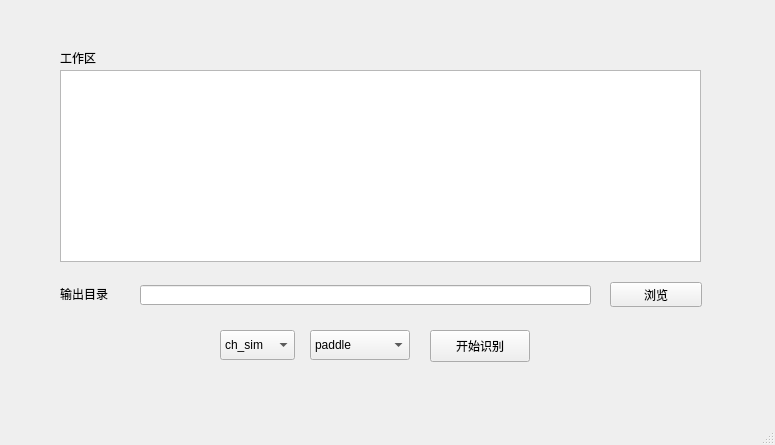
<?xml version="1.0" encoding="UTF-8"?>
<ui version="4.0">
 <class>pdf_ocr</class>
 <widget class="QMainWindow" name="pdf_ocr">
  <property name="geometry">
   <rect>
    <x>0</x>
    <y>0</y>
    <width>775</width>
    <height>445</height>
   </rect>
  </property>
  <property name="windowTitle">
   <string>pdf_ocr</string>
  </property>
  <widget class="QWidget" name="centralwidget">
   <widget class="QComboBox" name="ocrMethod">
    <property name="geometry">
     <rect>
      <x>310</x>
      <y>330</y>
      <width>100</width>
      <height>30</height>
     </rect>
    </property>
    <item>
     <property name="text">
      <string>paddle</string>
     </property>
    </item>
    <item>
     <property name="text">
      <string>easy</string>
     </property>
    </item>
    <item>
     <property name="text">
      <string>online</string>
     </property>
    </item>
   </widget>
   <widget class="QPushButton" name="start">
    <property name="geometry">
     <rect>
      <x>430</x>
      <y>330</y>
      <width>100</width>
      <height>32</height>
     </rect>
    </property>
    <property name="text">
     <string>开始识别</string>
    </property>
   </widget>
   <widget class="QComboBox" name="langBox">
    <property name="geometry">
     <rect>
      <x>220</x>
      <y>330</y>
      <width>75</width>
      <height>30</height>
     </rect>
    </property>
    <item>
     <property name="text">
      <string>ch_sim</string>
     </property>
    </item>
    <item>
     <property name="text">
      <string>en</string>
     </property>
    </item>
    <item>
     <property name="text">
      <string>dual</string>
     </property>
    </item>
   </widget>
   <widget class="QTableWidget" name="pdfTable">
    <property name="geometry">
     <rect>
      <x>60</x>
      <y>70</y>
      <width>641</width>
      <height>192</height>
     </rect>
    </property>
   </widget>
   <widget class="QLabel" name="outdirLabel">
    <property name="geometry">
     <rect>
      <x>60</x>
      <y>284</y>
      <width>72</width>
      <height>20</height>
     </rect>
    </property>
    <property name="text">
     <string>输出目录</string>
    </property>
    <property name="alignment">
     <set>Qt::AlignLeading|Qt::AlignLeft|Qt::AlignVCenter</set>
    </property>
   </widget>
   <widget class="QLineEdit" name="outdir">
    <property name="geometry">
     <rect>
      <x>140</x>
      <y>285</y>
      <width>451</width>
      <height>20</height>
     </rect>
    </property>
   </widget>
   <widget class="QPushButton" name="outdirButton">
    <property name="geometry">
     <rect>
      <x>610</x>
      <y>282</y>
      <width>92</width>
      <height>25</height>
     </rect>
    </property>
    <property name="text">
     <string>浏览</string>
    </property>
   </widget>
   <widget class="QLabel" name="pdfLabel">
    <property name="geometry">
     <rect>
      <x>60</x>
      <y>50</y>
      <width>72</width>
      <height>15</height>
     </rect>
    </property>
    <property name="text">
     <string>工作区</string>
    </property>
    <property name="alignment">
     <set>Qt::AlignLeading|Qt::AlignLeft|Qt::AlignVCenter</set>
    </property>
   </widget>
  </widget>
  <widget class="QStatusBar" name="statusbar"/>
 </widget>
 <resources/>
 <connections/>
</ui>
